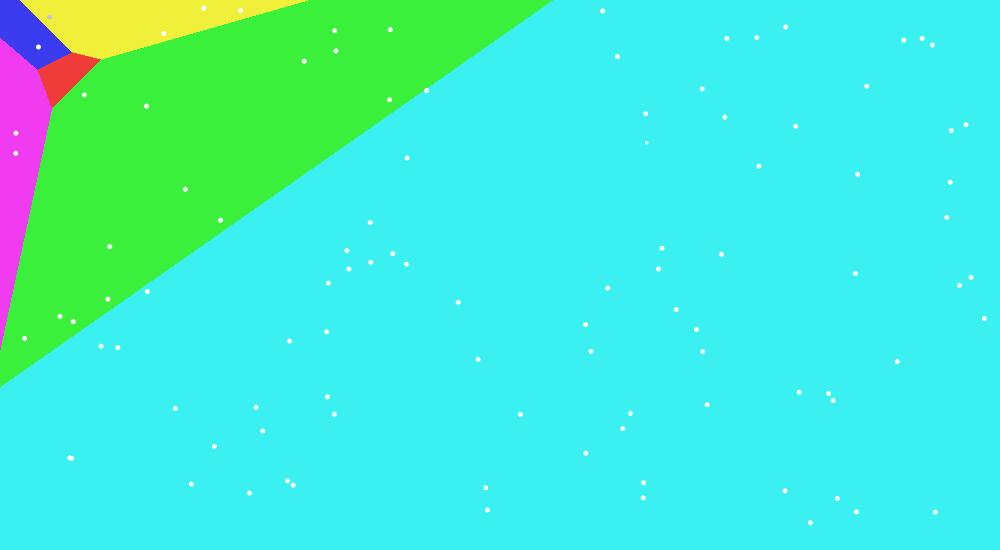
Frame 1 (no input)
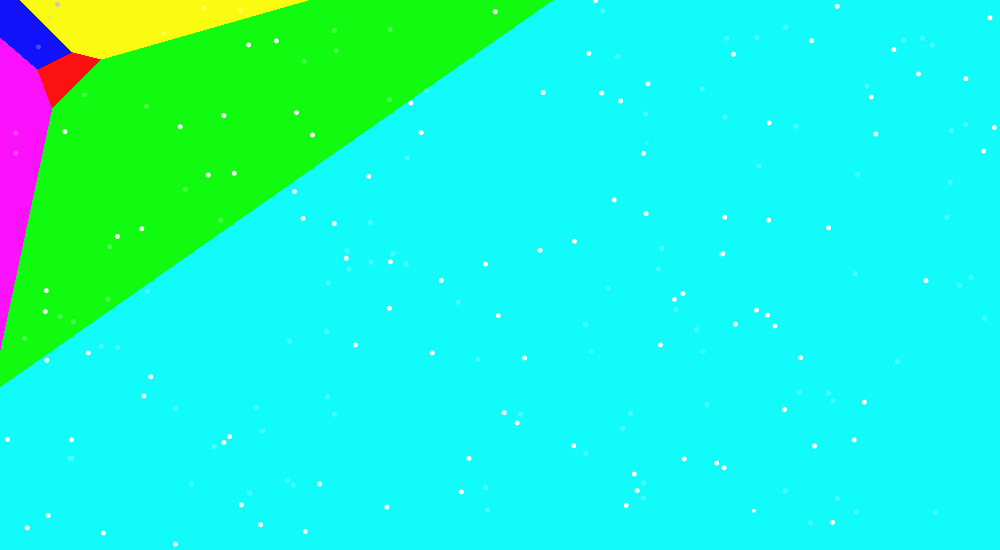
Frame 2 (the mouse pressed at the canvas centre, redrawn once)

The Processing sketch that drew these frames (run headless with seeded random() and noise(); the mouse was pressed at the canvas centre and the sketch redrawn once):

// Processing sketch: simple_voronoi
// ── simple_voronoi.pde
int i = 0;
int ncolors = 6;
int[] seeds_x = new int[ncolors];
int[] seeds_y = new int[ncolors];
color[] seed_colors = new color[ncolors];
 
int minDistance = 0;
int minIndex = 0;
 
 // this is run once.
void setup()
{
    size(1000, 550);
       
    // smooth edges
    smooth();
    
    noLoop();
 
    seed_colors[0] = color(255, 0, 0); //red
    seed_colors[1] = color(0, 255, 0); //green
    seed_colors[2] = color(0, 0, 255); //blue
    seed_colors[3] = color(255, 255, 0); 
    seed_colors[4] = color(255, 0, 255);
    seed_colors[5] = color(0, 255, 255);
     
    // Set seeds position, random
    for(i=0; i < ncolors; i = i+1)
    {
        seeds_x[0] = (60);
        seeds_y[0] = (70);
        seeds_x[1] = (90);
        seeds_y[1] = (100);
        seeds_x[2] = (50);
        seeds_y[2] = (50);
        seeds_x[3] = (70);
        seeds_y[3] = (30);
        seeds_x[4] = (20);
        seeds_y[4] = (85);
        seeds_x[5] = (300);
        seeds_y[5] = (400);
    }
    
    
    
}

void draw()
{  
    for(int px = 0; px < width; px = px +1)
    {
      
         for(int py = 0; py < height; py = py +1)
         {
           
             // Check distances to colors
             minDistance = ((px  - seeds_x[0]) * (px - seeds_x[0])) +  ((py  - seeds_y[0]) * (py  - seeds_y[0]));
             minIndex = 0;
 
             for (int nc = 1; nc < ncolors; nc = nc+1)
             {
                 int dist = ((px  - seeds_x[nc]) * (px - seeds_x[nc])) +  ((py  - seeds_y[nc]) * (py  - seeds_y[nc]));
                  
                 if (dist <= minDistance)
                 {
                     minDistance = dist;
                     minIndex = nc;
                }
            }
            stroke(seed_colors[minIndex]);
            point(px, py);
           
        }
        
    }
    
    for(int i = 0; i < 100; i++){
    float x = random(width);
    float y = random(height);
   
    
    if(x <= seeds_x[0] && y <= seeds_y[0]){
      fill(0);
    }
    
     if(x <= seeds_x[1] && y <= seeds_y[1]){
      fill(50);
    }
    
     if(x <= seeds_x[2] && y <= seeds_y[2]){
      fill(100);
    }
    
     if(x <= seeds_x[2] && y <= seeds_y[2]){
      fill(150);
    }
    
     if(x <= seeds_x[3] && y <= seeds_y[3]){
      fill(200);
    }
    
    else{
      fill(255);
    }
     ellipse(x, y, 5, 5);
     noStroke();
     
    }
    
    
     
    
}
